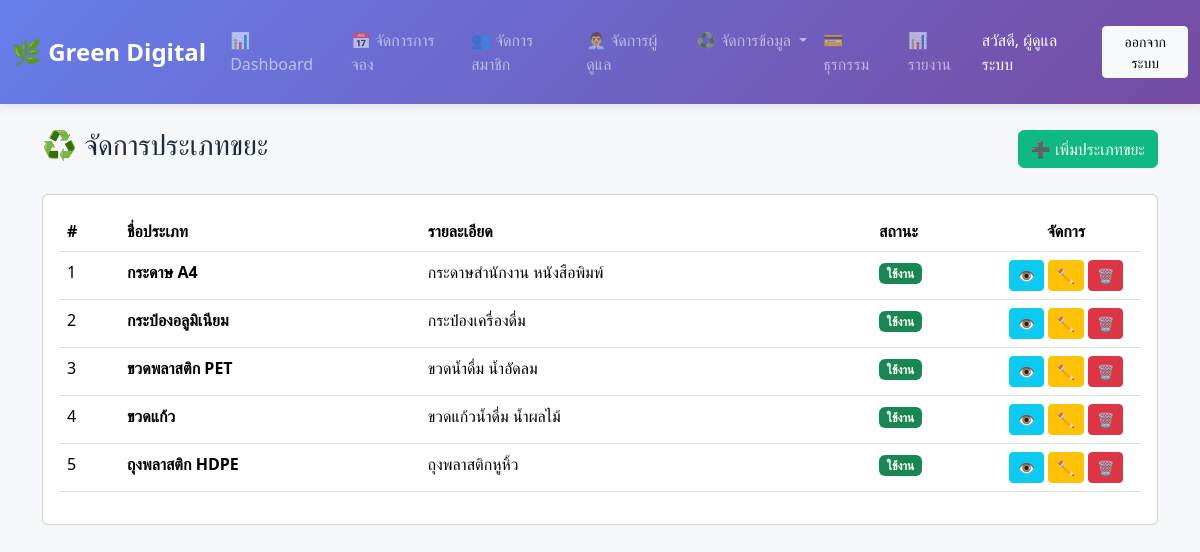
The page /admin/recycle_types.php (signed in) on the database its author committed.
### tables this page shows
CREATE TABLE recycle_types (
    type_id INT AUTO_INCREMENT PRIMARY KEY,
    type_name VARCHAR(100) NOT NULL,
    category VARCHAR(50) NOT NULL COMMENT 'plastic, paper, metal, glass',
    description TEXT,
    image_url VARCHAR(255),
    co2_reduction DECIMAL(5,2) DEFAULT 0.00 COMMENT 'CO2 ที่ลดได้ต่อ 1 kg',
    status ENUM('active', 'inactive') DEFAULT 'active',
    created_at DATETIME DEFAULT CURRENT_TIMESTAMP,
    INDEX idx_category (category),
    INDEX idx_status (status)
);

### admin/recycle_types.php (the view, shortened to what this page needs)
<?php
require_once '../config.php';
$sql = "SELECT * FROM recycle_types ORDER BY type_name ASC";
$result = mysqli_query($conn, $sql);
?>
<!DOCTYPE html>
<html lang="th">
<head>
    <link rel="stylesheet" href="../css/bootstrap.min.css">
    <link rel="stylesheet" href="../css/style.css">
</head>
<body>
    <?php include 'navbar.php'; ?>
    <div class="container mt-4">
        <div class="d-flex justify-content-between align-items-center mb-4">
            <h3>♻️ จัดการประเภทขยะ</h3>
            <button class="btn btn-primary" data-bs-toggle="modal" data-bs-target="#addTypeModal">
                ➕ เพิ่มประเภทขยะ
            </button>
        </div>
        <div class="card">
            <div class="card-body">
                <div class="table-responsive">
                    <table class="table table-hover">
                        <thead>
                            <tr>
                                <th width="60">#</th>
                                <th>ชื่อประเภท</th>
                                <th>รายละเอียด</th>
                                <th width="120">สถานะ</th>
                                <th width="150" class="text-center">จัดการ</th>
                            </tr>
                        </thead>
                        <tbody>
                            <?php if(mysqli_num_rows($result) > 0): ?>
                                <?php $i = 1; while($type = mysqli_fetch_assoc($result)): ?>
                                    <tr>
                                        <td><?php echo $i++; ?></td>
                                        <td><strong><?php echo $type['type_name']; ?></strong></td>
                                        <td><?php echo $type['description']; ?></td>
                                        <td>
                                            <?php if($type['status'] == 'active'): ?>
                                                <span class="badge bg-success">ใช้งาน</span>
                                            <?php else: ?>
                                                <span class="badge bg-secondary">ปิดใช้งาน</span>
                                            <?php endif; ?>
                                        </td>
                                        <td class="text-center">
                                            <button class="btn btn-info btn-sm" data-bs-toggle="modal" data-bs-target="#viewModal<?php echo $type['type_id']; ?>">👁️</button>
                                            <button class="btn btn-warning btn-sm" data-bs-toggle="modal" data-bs-target="#editModal<?php echo $type['type_id']; ?>">✏️</button>
                                            <button class="btn btn-danger btn-sm" onclick="deleteType(<?php echo $type['type_id']; ?>)">🗑️</button>
                                        </td>
                                    </tr>
                                <?php endwhile; ?>
                            <?php else: ?>
                                <tr>
                                    <td colspan="5" class="text-center text-muted">ยังไม่มีข้อมูลประเภทขยะ</td>
                                </tr>
                            <?php endif; ?>
                        </tbody>
                    </table>
                </div>
            </div>
        </div>
    </div>
</body>
</html>

### css/style.css (style rules this page uses)
:root { --primary-color: #10b981; --primary-dark: #059669; --secondary-color: #667eea; --secondary-dark: #764ba2; --danger-color: #ef4444; --warning-color: #f59e0b; --info-color: #06b6d4; --light-bg: #f5f7fa; --text-dark: #1f2937; --text-gray: #6b7280; }
body { font-family: 'Sarabun', 'Segoe UI', Tahoma, Geneva, Verdana, sans-serif; background-color: var(--light-bg); color: var(--text-dark); }
.btn-primary { background-color: var(--primary-color); border-color: var(--primary-color); }

### rows shown on the page
recycle_types: type_name "กระดาษ A4", description "กระดาษสำนักงาน หนังสือพิมพ์", status "ใช้งาน"
recycle_types: type_name "กระป๋องอลูมิเนียม", description "กระป๋องเครื่องดื่ม", status "ใช้งาน"
recycle_types: type_name "ขวดพลาสติก PET", description "ขวดน้ำดื่ม น้ำอัดลม", status "ใช้งาน"
recycle_types: type_name "ขวดแก้ว", description "ขวดแก้วน้ำดื่ม น้ำผลไม้", status "ใช้งาน"
recycle_types: type_name "ถุงพลาสติก HDPE", description "ถุงพลาสติกหูหิ้ว", status "ใช้งาน"

### other values the page prints
$_SESSION['full_name'] "ผู้ดูแลระบบ"
